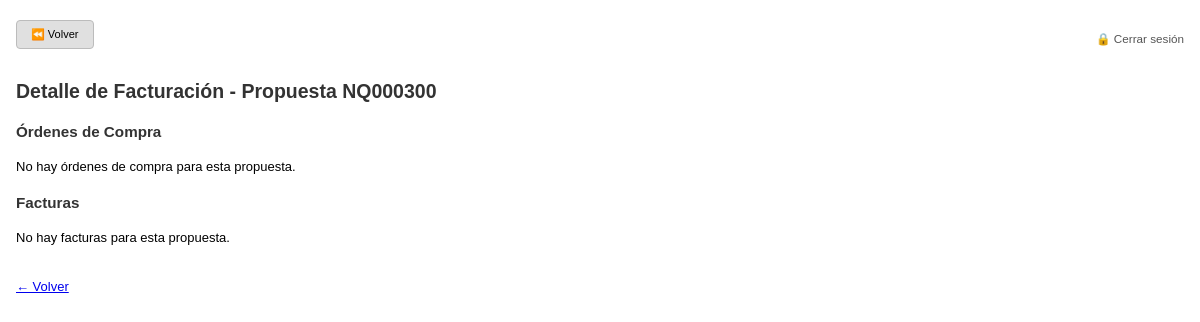
/facturacion/propuesta/NQ000300 (signed in), run on an earlier commit of the app's database.
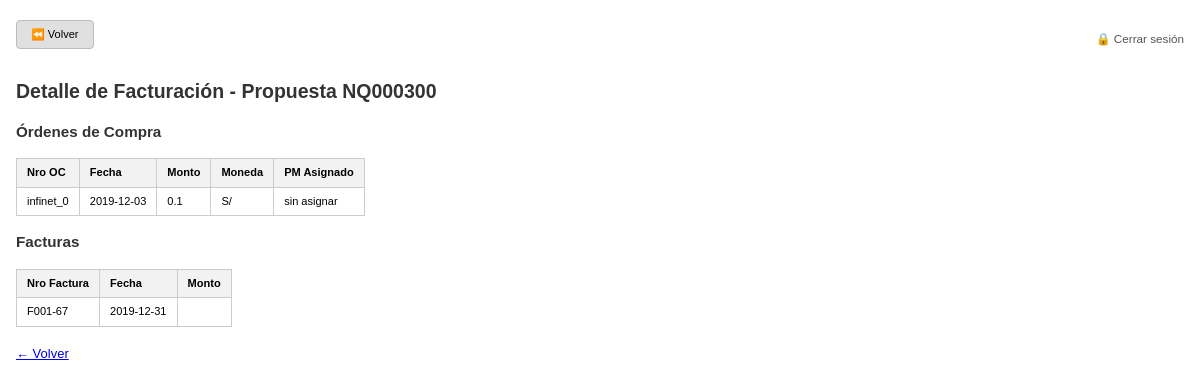
And on a later commit of the database.
### tables this page shows
CREATE TABLE propuestas (
    id TEXT PRIMARY KEY,
    nro_antiguo TEXT,
    fecha_solicitud DATE,
    fecha_actualizacion DATE,
    cliente TEXT,
    cliente_final TEXT,
    nombre_oportunidad TEXT,
    account_manager TEXT,
    contacto_cliente TEXT,
    preventa_asignado TEXT,
    probabilidad_cierre REAL,
    status TEXT,
    cierre_soles REAL,
    cierre_dolares REAL,
    comentarios TEXT
);

CREATE TABLE ordenes_compra (
                id_oc INTEGER PRIMARY KEY AUTOINCREMENT,
                id_propuesta TEXT NOT NULL,
                nro_oc TEXT NOT NULL,
                fecha_oc DATE NOT NULL,
                monto_oc REAL NOT NULL CHECK (monto_oc > 0),
                pm_asignado TEXT,
                moneda TEXT NOT NULL CHECK(moneda IN ('S/', 'US$'))
            );

CREATE TABLE facturas (
    id_factura INTEGER PRIMARY KEY AUTOINCREMENT,
    id_oc INTEGER NOT NULL,
    nro_factura TEXT NOT NULL,
    monto_factura_soles REAL,
    monto_factura_dolares REAL,
    fecha_factura DATE NOT NULL
);

### app.py (the view, shortened to what this page needs)
@app.route("/facturacion/propuesta/<string:id_propuesta>")
def facturacion_por_propuesta(id_propuesta):
    ordenes = facturacion_service.obtener_todas_oc()
    facturas = facturacion_service.obtener_todo_facturacion()[1]
    ordenes_filtradas = [oc for oc in ordenes if oc["id_propuesta"] == id_propuesta]
    ids_oc = [oc["id_oc"] for oc in ordenes_filtradas]
    facturas_filtradas = [f for f in facturas if f["id_oc"] in ids_oc]
    propuesta = leer_propuestas({"id": id_propuesta})[0]
    mapa_facturas_por_oc = {}
    for f in facturas_filtradas:
        id_oc = f["id_oc"]
        monto = float(f["monto_factura_soles"] or 0) + float(f["monto_factura_dolares"] or 0)
        mapa_facturas_por_oc[id_oc] = mapa_facturas_por_oc.get(id_oc, 0) + monto
    ordenes_con_montos = []
    for oc in ordenes_filtradas:
        oc_dict = dict(oc)  # ✅ Convierte Row a dict
        monto_oc = float(oc_dict["monto_oc"] or 0)
        facturado = mapa_facturas_por_oc.get(oc_dict["id_oc"], 0)
        pendiente = max(0, monto_oc - facturado)
        oc_dict["monto_facturado"] = facturado
        oc_dict["monto_pendiente"] = pendiente
        ordenes_con_montos.append(oc_dict)
    return render_template("facturacion/facturacion_por_propuesta.html",
                           id_propuesta=id_propuesta,
                           ordenes=ordenes_filtradas,
                           facturas=facturas_filtradas,
                           propuesta=propuesta)

### app.py (called while the page is built)
@app.before_request
def verificar_acceso():
    rutas_publicas = ["/login", "/static", "/favicon.ico"]
    if not session.get("usuario_id"):
        if not any(request.path.startswith(r) for r in rutas_publicas):
            return redirect(url_for('login'))

### services/facturacion_service.py (called while the page is built)
def obtener_todo_facturacion():
    conn = get_db_connection()
    cursor = conn.cursor()
    cursor.execute("SELECT * FROM ordenes_compra")
    ordenes = cursor.fetchall()
    cursor.execute("SELECT * FROM facturas")
    facturas = cursor.fetchall()
    conn.close()
    return ordenes, facturas

def obtener_todas_oc():
    conn = get_db_connection()
    cursor = conn.cursor()
    cursor.execute("SELECT * FROM ordenes_compra")
    ordenes = cursor.fetchall()
    conn.close()
    return ordenes

### utils/db_connection.py (called while the page is built)
def get_db_connection():
    base_dir = os.path.dirname(os.path.abspath(__file__))
    db_path = os.path.join(base_dir, '..', 'database', 'crm_database.db')
    conn = sqlite3.connect(db_path)
    conn.row_factory = sqlite3.Row  # ✅ Esto permite acceder a las columnas por nombre
    conn.execute("PRAGMA foreign_keys = ON")  # ✅ Activar claves foráneas
    return conn

### templates/facturacion/facturacion_por_propuesta.html
{% extends 'base.html' %}
{% block content %}
  <h2>Detalle de Facturación - Propuesta {{ id_propuesta }}</h2>
  <h3>Órdenes de Compra</h3>
  {% if ordenes %}
    <table>
      <tr>
        <th>Nro OC</th>
        <th>Fecha</th>
        <th>Monto</th>
        <th>Moneda</th>
        <th>PM Asignado</th>
      </tr>
      {% for oc in ordenes %}
      <tr>
        <td>{{ oc.nro_oc }}</td>
        <td>{{ oc.fecha_oc }}</td>
        <td>{{ oc.monto_oc }}</td>
        <td>{{ oc.moneda }}</td>
        <td>{{ oc.pm_asignado }}</td>
      </tr>
      {% endfor %}
    </table>
  {% else %}
    <p>No hay órdenes de compra para esta propuesta.</p>
  {% endif %}
  <h3>Facturas</h3>
  {% if facturas %}
    <table>
      <tr>
        <th>Nro Factura</th>
        <th>Fecha</th>
        <th>Monto</th>
      </tr>
      {% for f in facturas %}
      <tr>
        <td>{{ f.nro_factura }}</td>
        <td>{{ f.fecha_factura }}</td>
        <td>{{ f.monto_factura }}</td>
      </tr>
      {% endfor %}
    </table>
  {% else %}
    <p>No hay facturas para esta propuesta.</p>
  {% endif %}
  <br>
  <a href="{{ url_for('facturacion_index') }}" class="button volver">← Volver</a>
{% endblock %}

### templates/base.html (shortened to what this page needs)
<!DOCTYPE html>
<html lang="es">
<head>
</head>
<body>
  <div class="container">
    <header>
      <div style="display: flex; justify-content: space-between; align-items: center; flex-wrap: wrap;">
        <div style="display: flex; flex-wrap: wrap; gap: 10px; align-items: center;">
          {% block header_buttons %}
            <a href="{{ url_for('index') }}" class="btn volver-button">⏪ Volver</a>
          {% endblock %}
        </div>
        <div>
          <a href="{{ url_for('logout') }}" style="color: #555; text-decoration: none; font-size: 0.9rem;">
            🔒 Cerrar sesión
          </a>
        </div>
      </div>
    </header>
    {% block content %}{% endblock %}
  </div>
</body>
</html>

### templates/base.html (style rules this page uses)
html { font-size: 13px; }
body { font-family: Arial, sans-serif; margin: 16px; line-height: 1.4; }
h1, h2, h3 { color: #333; margin-bottom: 16px; }
table { border-collapse: collapse; width: 100%; max-width: 100%; overflow-x: auto; display: block; }
th, td { padding: 6px 10px; border: 1px solid #ccc; text-align: left; font-size: 0.85rem; }
th { background-color: #f2f2f2; }
.btn { display: inline-block; padding: 6px 14px; margin: 4px 6px 12px 0; border: none; border-radius: 4px; text-decoration: none; color: white; background-color: #28a745; cursor: pointer; font-size: 0.85rem; }
.volver-button { background-color: #e0e0e0; color: black; border: 1px solid #bcbcbc; }

What changed in the data, as far as the page shows it:
no longer on this page (row edited): propuestas: id "NQ000300"
added ordenes_compra: nro_oc "infinet_0", fecha_oc "2019-12-03", monto_oc "0.1", moneda "S/", pm_asignado "sin asignar"
added facturas: nro_factura "F001-67", fecha_factura "2019-12-31"
Also different on the page:
{{ id_propuesta }}: (not shown) → "NQ000300"
text no longer shown: "No hay órdenes de compra para esta propuesta. No hay facturas para esta propuesta."
text now shown: "Nro OC Fecha Monto Moneda PM Asignado Nro Factura Fecha Monto"
